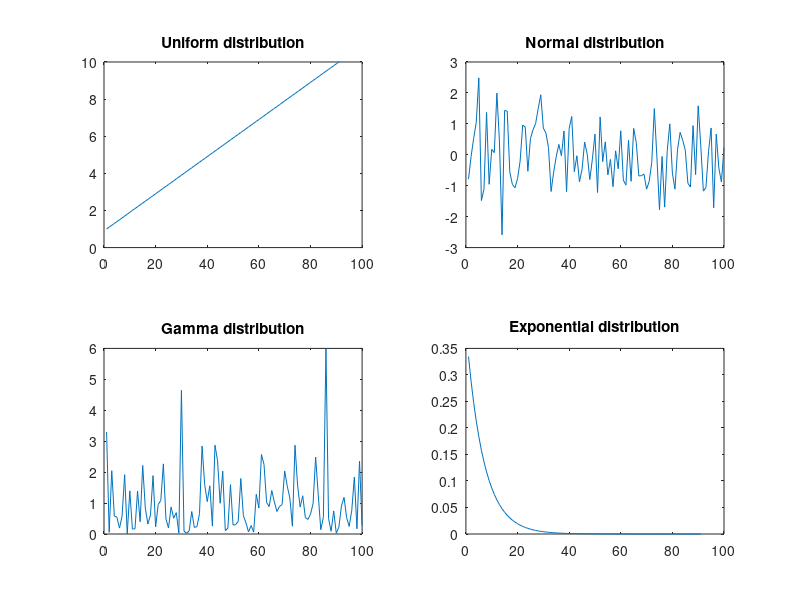
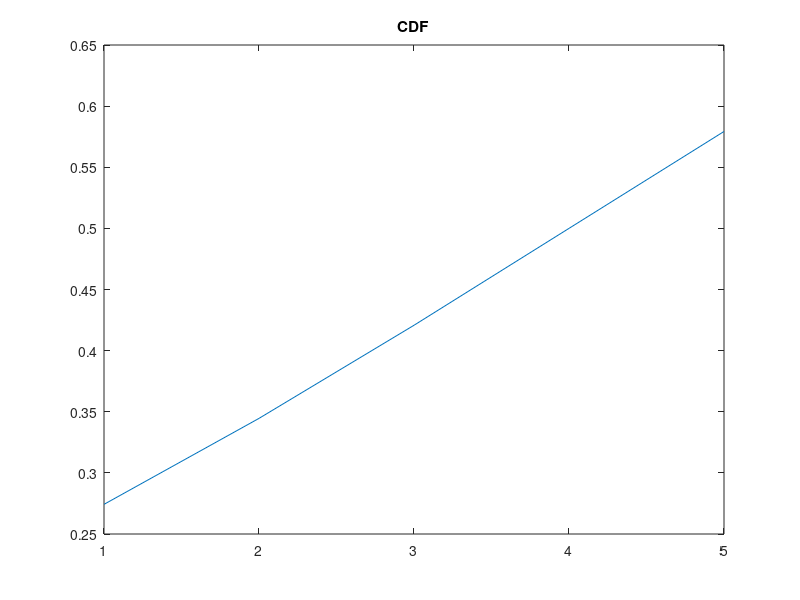
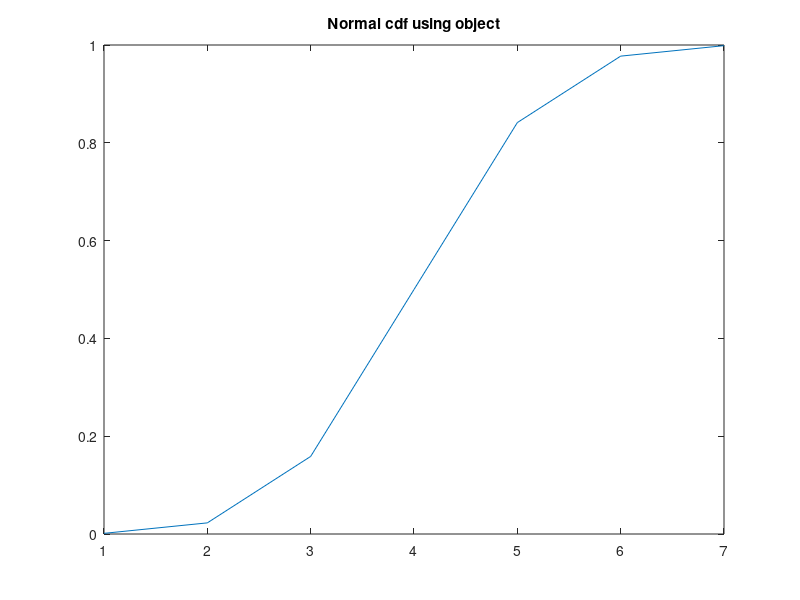

Recreate these plots in MATLAB, in order. (Note: this script raises an error after producing the figures.)
% 1st
figure(1);
r=1:0.1:10;
n=randn([1 100]); %mu=0 sigma=1
g=randg(1,[1 100]); % gama=1
lamda=1.5;
e=lamda*exp(-lamda*r);

subplot(221);
plot(r);
title('Uniform distribution');
subplot(222);
plot(n);
title('Normal distribution');
subplot(223);
plot(g);
title('Gamma distribution');
subplot(224);
plot(e);
title('Exponential distribution');

% 2nd
figure(2);
x2=[-2,-1,0,1,2]; %mu = 1 sigma=5
cdf_normal = cdf('Normal',x2,1,5);
plot(cdf_normal);
title('CDF');

% 3rd
figure(3);
x3=[-3,-2,-1,0,1,2,3];
normal_ob = makedist("Normal","mu",0,"sigma",1);
plot(cdf(normal_ob,x3));
title('Normal cdf using object');

% 4th
figure(4);
x4=[0,1,2,3,4];
poission_ob = makedist("Poisson",2);
plot(cdf(poission_ob,x4));
title('poission cdf uding object');

% 5th
figure(5);
gamma1=makedist('Gamma');
gamma2=makedist('Gamma','a',1,'b',2);
gamma3=makedist('Gamma','a',2,'b',1);
hold on
a= cdf(gamma1,r);
b= cdf(gamma2,r);
c= cdf(gamma3,r);
plot(a); plot(b); plot(c);
hold off
legend('Dis..1', 'Dis..2','Dis..3');


% 6th
figure(6)
lamda = 0.2;

x6 = 0:0.2:100;
pdfvalues1 = zeros(size(x6));

for i = 1:length(x6)
    pdfvalues1(i) = lamda * exp(-lamda * x6(i));
end

plot(x6, pdfvalues1);
title('PDF for x');

% Finding probability for 0 < x < 1 using the concept of area under the curve
x_min = 0;
x_max = 5;
probability = integral(@(x) lamda * exp(-lamda * x), x_min, x_max);
fprintf('Probability for x_min < x < x_max: %f\n', probability);
